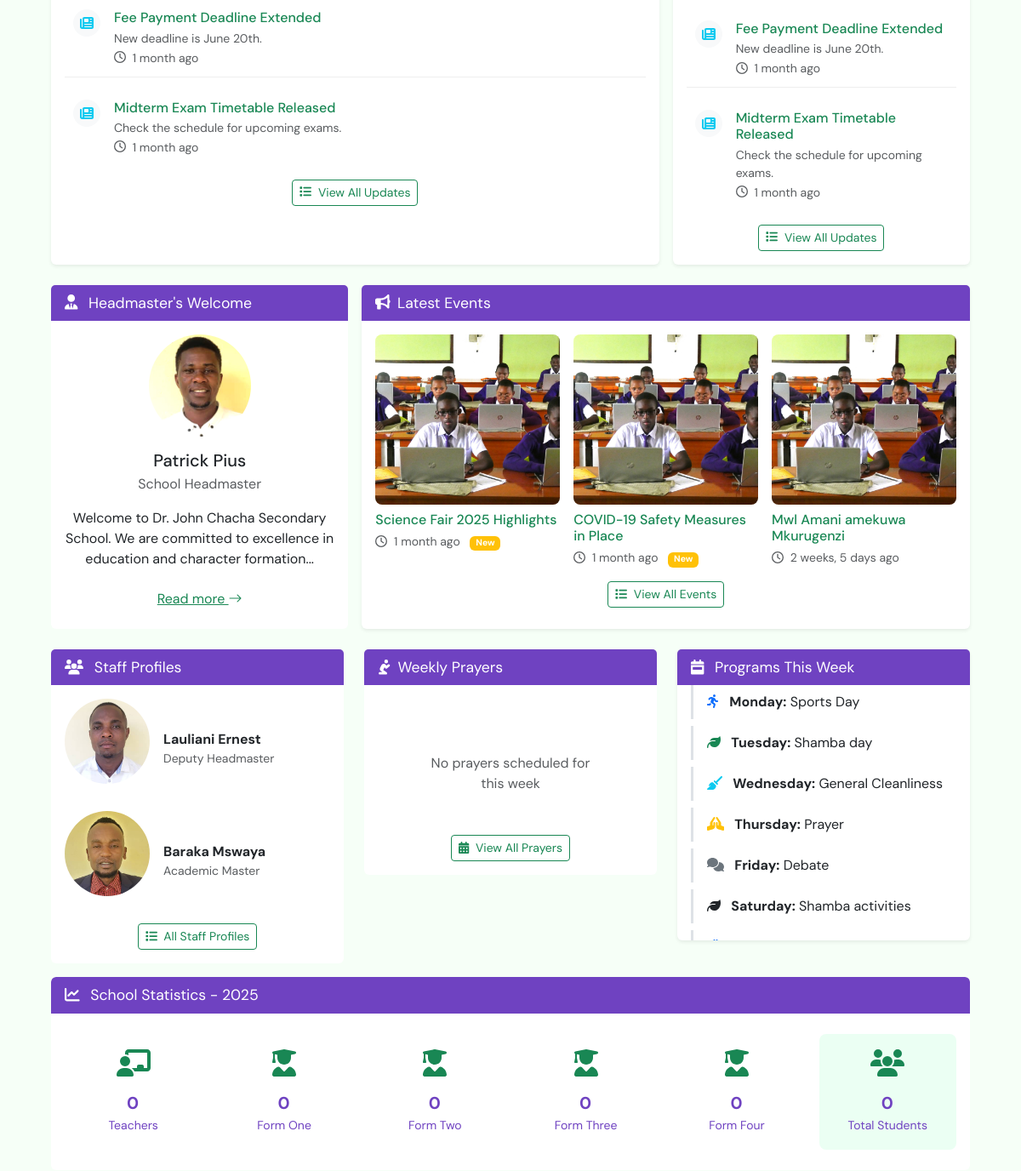
Before: /bulletins/ (middle part) with the older database file.
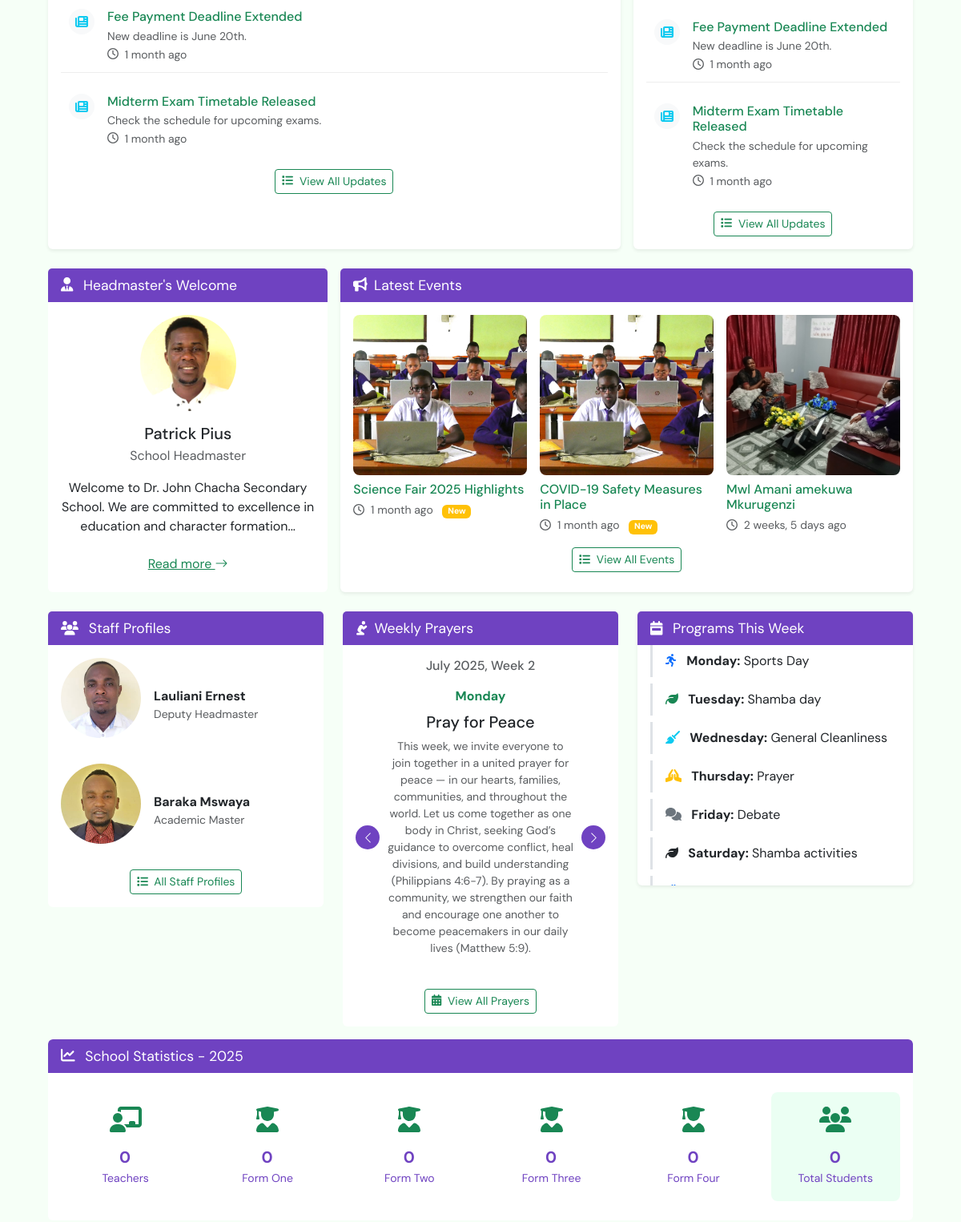
After: the same page with the newer database file.
### web/models.py (models this page shows, shortened)
class News(models.Model):
    CATEGORY_CHOICES = [
        ('academic', 'Academic Updates'),
        ('exams', 'Examinations & Results'),
        ('events', 'Events & Celebrations'),
        ('sports', 'Sports & Games'),
        ('achievements', 'Student Achievements'),
        ('meetings', 'School Meetings'),
        ('holidays', 'Holidays & Schedules'),
        ('fees', 'Fee & Payment'),
        ('health', 'Health & Safety'),
        ('ict', 'ICT & e-Learning'),
        ('workshops', 'Workshops & Seminars'),
        ('competitions', 'Competitions'),
    ]
    title = models.CharField(max_length=255)
    excerpt = models.TextField(blank=True, null=True)
    content = models.TextField()
    image = models.ImageField(upload_to='news_images/', blank=True, null=True)
    attachment = models.FileField(upload_to='news_attachments/', blank=True, null=True)
    author = models.ForeignKey(User, on_delete=models.SET_NULL, null=True)
    publish_date = models.DateTimeField()
    category = models.CharField(max_length=20, choices=CATEGORY_CHOICES)
    is_featured = models.BooleanField(default=False)
    is_published = models.BooleanField(default=True)
    slug = models.SlugField(max_length=255, unique=True, blank=True)
    class Meta:
        verbose_name_plural = "News"
        ordering = ['-publish_date']

class WeeklyProgram(models.Model):
    DAY_CHOICES = [
        ('Monday', 'Monday'),
        ('Tuesday', 'Tuesday'),
        ('Wednesday', 'Wednesday'),
        ('Thursday', 'Thursday'),
        ('Friday', 'Friday'),
        ('Saturday', 'Saturday'),
        ('Sunday', 'Sunday'),
    ]
    ICON_CHOICES = [
        ('fas fa-running', 'Sports'),
        ('fas fa-comments', 'Debate'),
        ('fas fa-broom', 'Cleanliness'),
        ('fas fa-leaf', 'Shamba'),
        ('fas fa-praying-hands', 'Service & Prayer'),
        ('fas fa-trophy', 'Weekend Challenge'),
        ('fas fa-users', 'School Baraza'),
        ('fas fa-handshake', 'Parent-Teacher Meeting'),
        ('fas fa-door-open', 'Welcoming Guests'),
        ('fas fa-music', 'Entertainment'),
    ]
    ICON_COLORS = [
        ('text-primary', 'Blue'),
        ('text-success', 'Green'),
        ('text-danger', 'Red'),
        ('text-warning', 'Yellow'),
        ('text-info', 'Cyan'),
        ('text-secondary', 'Gray'),
        ('text-dark', 'Black'),
    ]
    icon_color = models.CharField(
        max_length=20,
        choices=ICON_COLORS,
        default='text-primary',
        help_text="Color for the program icon"
    )
    day = models.CharField(max_length=10, choices=DAY_CHOICES)
    name = models.CharField(max_length=100, help_text="E.g. Sports Day, Debate, etc.")
    icon = models.CharField(max_length=50, choices=ICON_CHOICES, default='fas fa-calendar-day')
    display_order = models.PositiveSmallIntegerField(default=0)
    class Meta:
        ordering = ['display_order', 'day']
        verbose_name = "Weekly Program"
        verbose_name_plural = "Weekly Programs"

class Prayer(models.Model):
    DAY_CHOICES = [
        ('Monday', 'Monday'),
        ('Tuesday', 'Tuesday'),
        ('Wednesday', 'Wednesday'),
        ('Thursday', 'Thursday'),
        ('Friday', 'Friday'),
    ]
    week_title = models.CharField(max_length=100)
    day = models.CharField(max_length=10, choices=DAY_CHOICES)
    title = models.CharField(max_length=200)
    description = models.TextField()
    prayer_date = models.DateField()
    class Meta:
        ordering = ['prayer_date']
    @classmethod
    def get_current_week_prayers(cls):
        today = timezone.now().date()
        start_week = today - timezone.timedelta(days=today.weekday())
        end_week = start_week + timezone.timedelta(days=6)
        return cls.objects.filter(prayer_date__range=[start_week, end_week])

### web/views.py (the view)
# urls.py: path('bulletins/', views.bulletins, name='bulletins'),
def bulletins(request):
    return render(request, 'web/news.html')

### web/models.py (called while the page is built)
    @property
    def total_students(self):
        return self.form_one + self.form_two + self.form_three + self.form_four

### web/templates/web/news.html (shortened to what this page needs)
{% extends "web/base.html" %}
{% load static %}
{% block content %}
<div class="col-md-8 d-flex">
  <div class="card w-100 shadow-sm border-0">
    <div class="card-body">
        <ul class="list-unstyled news-bulletin">
          {% for news in global_bulletins %}
          <li class="mb-3">
            <div class="d-flex">
              <div class="me-3">
                <i
                  class="fas {% if news.category == 'sports' %}fa-trophy text-warning {% elif news.category == 'academic' %}fa-book text-success {% elif news.category == 'events' %}fa-calendar-alt text-primary {% elif news.category == 'health' %}fa-heartbeat text-danger {% else %}fa-newspaper text-info{% endif %} bg-light p-2 rounded-circle"
                ></i>
              </div>
              <div>
                <a
                  href="{% url 'news_detail' news.slug %}"
                  class="text-decoration-none"
                >
                  <h6 class="mb-1 heading">{{ news.title }}</h6>
                </a>
                <p class="small text-muted mb-0">
                  {{ news.excerpt|truncatewords:15 }}
                </p>
                <small class="text-muted">
                  <i class="far fa-clock me-1"></i>
                  {{ news.publish_date|timesince }} ago
                </small>
              </div>
            </div>
          </li>
          {% empty %}
          <li class="text-center text-muted py-3">
            No news bulletins available
          </li>
          {% endfor %}
        </ul>
        <div class="d-flex justify-content-center">
          <a
            href="#"
            class="btn btn-outline-success btn-sm"
          >
            <i class="fas fa-list me-1"></i> View All Updates
          </a>
        </div>
      </div>
  </div>
</div>
{% endblock content %}

### web/templates/web/base.html (shortened to what the changed rows need)
{% load static %}
<!DOCTYPE html>
<html lang="en">
  <head>
    <link
      href="https://cdn.jsdelivr.net/npm/bootstrap@5.3.3/dist/css/bootstrap.min.css"
      rel="stylesheet"
    />
    <link rel="stylesheet" href="https://cdnjs.cloudflare.com/ajax/libs/font-awesome/6.5.1/css/all.min.css" />
    <link
      href="https://cdn.jsdelivr.net/npm/bootstrap-icons@1.10.5/font/bootstrap-icons.css"
      rel="stylesheet"
    />
    <link
    rel="stylesheet"
    type="text/css"
    href="{% static 'web/css/styles.css' %}"
    />
  </head>
  <body>
<div class="wide-container my-4">
  <div class="row g-3">
    {% block content %}
    {% endblock content %}
    <div class="col-md-4 d-flex">
      <div class="card w-100 shadow-sm border-0">
        <div class="card-body">
          <ul class="list-unstyled news-bulletin">
            {% for news in global_bulletins %}
            <li class="mb-3">
              <div class="d-flex">
                <div class="me-3">
                  <i
                    class="fas {% if news.category == 'sports' %}fa-trophy text-warning {% elif news.category == 'academic' %}fa-book text-success {% elif news.category == 'events' %}fa-calendar-alt text-primary {% elif news.category == 'health' %}fa-heartbeat text-danger {% else %}fa-newspaper text-info{% endif %} bg-light p-2 rounded-circle"
                  ></i>
                </div>
                <div>
                  <a
                    href="{% url 'news_detail' news.slug %}"
                    class="text-decoration-none"
                  >
                    <h6 class="mb-1 heading">{{ news.title }}</h6>
                  </a>
                  <p class="small text-muted mb-0">
                    {{ news.excerpt|truncatewords:15 }}
                  </p>
                  <small class="text-muted">
                    <i class="far fa-clock me-1"></i>
                    {{ news.publish_date|timesince }} ago
                  </small>
                </div>
              </div>
            </li>
            {% empty %}
            <li class="text-center text-muted py-3">
              No news bulletins available
            </li>
            {% endfor %}
          </ul>
        </div>
      </div>
    </div>
  </div>
</div>
    <div class="wide-container my-4">
      <div class="row g-3">
        <div class="col-md-8 d-flex">
          <div class="card w-100 shadow-sm border-0">
            <div class="card-body">
              <div class="row g-3">
                {% for news in global_featured_news %}
                <div class="col-md-4">
                  {% if news.image %}
                    <img src="{{ news.image.url }}" alt="{{ news.title }}" class="news-img" width="400" height="300" loading="lazy">
                    {% else %}
                    <img src="{% static 'web/images/default-news.jpg' %}" alt="Default news image" class="news-img">
                    {% endif %}
                  <h6 class="mt-2 mb-1">
                    <a href="{% url 'news_detail' news.slug %}" class="heading text-decoration-none">
                      {{ news.title }}
                  </a>
                  </h6>
                  <small class="text-muted">
                    <i class="far fa-clock me-1"></i>
                    {{ news.publish_date|timesince }} ago
                    {% if news.is_featured %}
                    <span class="badge bg-warning ms-2 blink-random">New</span>
                    {% endif %}
                </small>
                </div>
                {% empty %}
                <div class="col-12">
                  <div class="alert alert-success">No events available</div>
              </div>
              {% endfor %}
              </div>
            </div>
          </div>
        </div>
      </div>
      <div class="row mt-4">
        <div class="col-md-4">
          <div class="card mb-3 border-0">
            <div class="card-body position-relative">
              <h6 class="text-center mb-3 text-muted">{{ current_week_title }}</h6>
              <div id="prayerCarousel" class="carousel slide" data-bs-ride="carousel">
                <div class="carousel-inner">
                  {% for prayer in prayers %}
                  <div class="carousel-item {% if forloop.first %}active{% endif %}">
                    <div class="prayer-slide text-center px-4 pb-4">
                      <div class="fw-bold" style="color: var(--site-green)">{{ prayer.day }}</div>
                      <h5 class="mt-2">{{ prayer.title }}</h5>
                      <p class="mb-3 small text-muted px-3">
                        {{ prayer.description }}
                      </p>
                    </div>
                  </div>
                  {% empty %}
                  <div class="carousel-item active">
                    <div class="text-center p-5 text-muted">
                      No prayers scheduled for this week
                    </div>
                  </div>
                  {% endfor %}
                </div>
                {% if prayers|length > 1 %}
                <button class="carousel-control-prev" type="button" data-bs-target="#prayerCarousel" data-bs-slide="prev">
                  <span class="carousel-control-prev-icon rounded-circle d-flex align-items-center justify-content-center"
                        style="background-color: var(--site-purple); width: 30px; height: 30px;"
                        aria-hidden="true"></span>
                </button>
                <button class="carousel-control-next" type="button" data-bs-target="#prayerCarousel" data-bs-slide="next">
                  <span class="carousel-control-next-icon rounded-circle d-flex align-items-center justify-content-center"
                        style="background-color: var(--site-purple); width: 30px; height: 30px;"
                        aria-hidden="true"></span>
                </button>
                {% endif %}
              </div>
              <div class="d-flex justify-content-center">
                <a href="{% url "prayers" %}" class="btn btn-outline-success btn-sm">
                </a>
              </div>
            </div>
          </div>
        </div>
    <div class="col-md-4">
    <div class="card mb-3 shadow-sm border-0">
        <div class="card-body p-0" style="height: 300px; overflow: hidden; position: relative;">
            <div class="marquee-vertical">
                <ul class="list-unstyled mb-0 program-list ps-2">
                    {% for program in global_weekly_programs %}
                    <li class="py-2 ps-3 ms-2 border-start border-3"
                        style="border-left-color: #e9ecef; transition: all 0.3s ease;">
                        <i class="{{ program.icon }} {{ program.icon_color }} me-2"></i>
                        <strong>{{ program.day }}:</strong> {{ program.name }}
                    </li>
                    {% empty %}
                    <li class="py-2 ps-3">No programs scheduled this week</li>
                    {% endfor %}
                </ul>
            </div>
        </div>
    </div>
</div>
      </div>
    </div>
  </body>
</html>

Changed rows visible on the page:
changed News "Mwl Amani amekuwa Mkurugenzi": image: picture added
added Prayer: week_title "July 2025, Week 2", day "Monday", title "Pray for Peace", description "This week, we invite everyone to join together in a united prayer for peace — in our hearts, families, communities, and throughout the world. Let us come together as one body in Christ, seeking God’s guidance to overcome conflict, heal divisions, and build understanding (Philippians 4:6-7). By praying as a community, we strengthen our faith and encourage one another to become peacemakers in our daily lives (Matthew 5:9)."
Other visible differences:
text no longer shown: "No prayers scheduled for this week"
